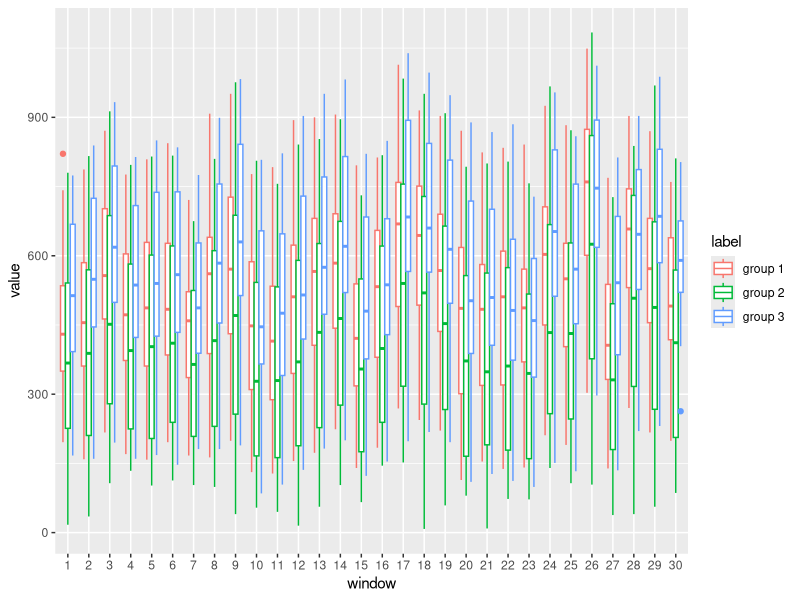
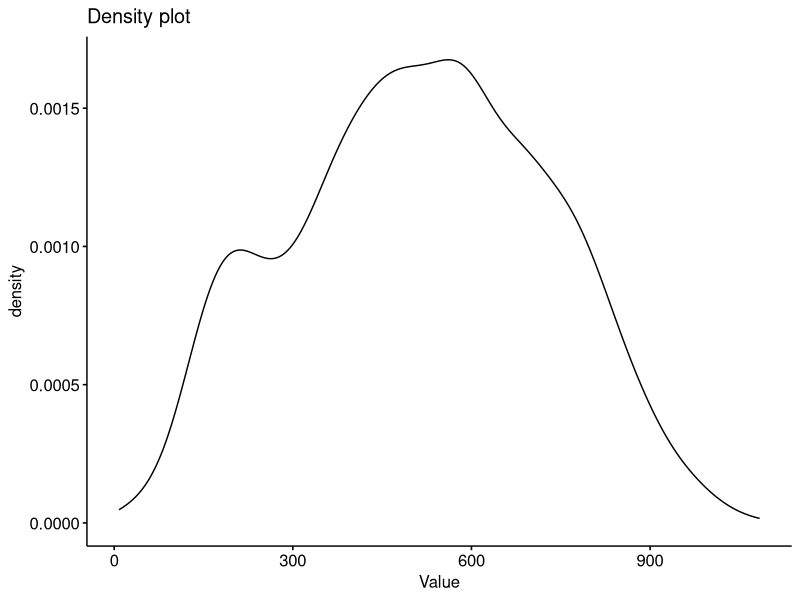
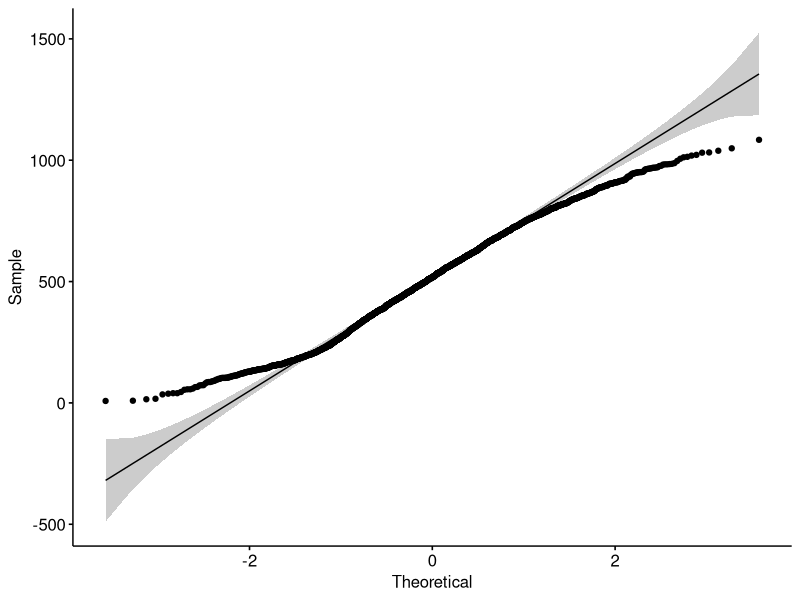

Write the R code that produced these figures, in order.
## ---- chunk 1
knitr::opts_chunk$set(echo = TRUE)
## ---- chunk 2
library("ggpubr")
library('ggplot2')
library("dplyr")
## ---- chunk 3
mydata <- read.table('./heterogeneity_groups.csv', h=TRUE,sep=",", row.names = 1)
mydata <- mydata %>%
  mutate(across(where(is.character), as.factor))
mydata$window <- as.factor(1:30)
str(mydata)

## ---- chunk 4
# Plot
ggplot(mydata, aes(x = window, y = value, col = label))+
  geom_boxplot(width=0.7, position=position_dodge(width = 0.7))

# Density plot 
ggdensity(mydata$value, main = "Density plot",
          xlab = "Value")

# QQ plot
ggqqplot(mydata$value)

# Normality test
shapiro.test(mydata$value)
